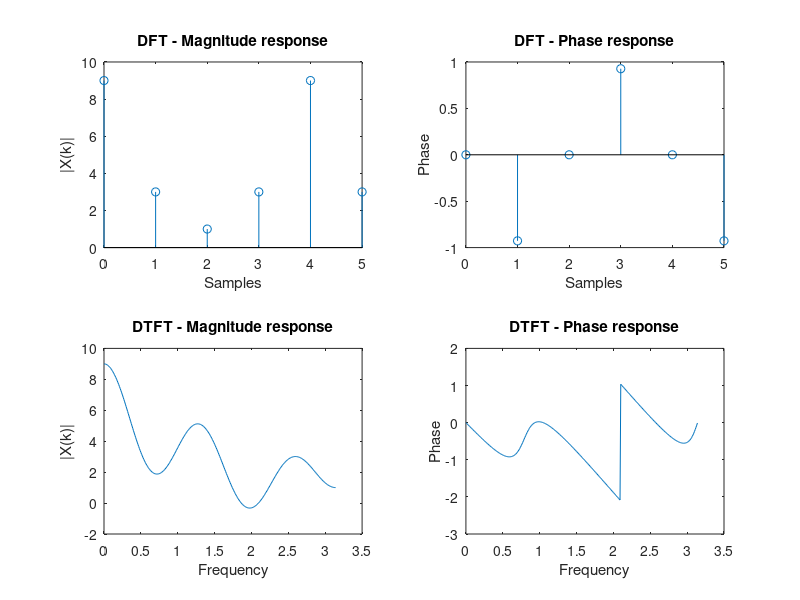

Reproduce this figure in MATLAB. (Note: this script raises an error after producing the figure.)
%                           DSP

% Name : Darniss 

%% 1. Obtain the DTFT and DFT for the causal signal 𝑥(𝑛) = {3,2,1,0,1,2}
% and plot the absolute and angle values in the frequency range 0 ≤ 𝜔 ≤ 𝜋 as
% 2x2 subplots with appropriate titles and labels.

close all;
clc;
clear all;


x = [3 2 1 0 1 2];  % input sequence
N = length(x);
X = zeros(6,1);
w=0:0.01:pi;
% DFT
for k = 0:N-1
    for n = 0:N-1
        X(k+1) = X(k+1) + x(n+1)*exp(-j*pi/2*n*k);  % dft algorithm
    end
end
t = 0:N-1;
% plot
subplot(221)
stem(t,X)
xlabel('Samples');
ylabel('|X(k)|');
title('DFT - Magnitude response')

subplot(222)
stem(t,angle(X))
xlabel('Samples');
ylabel('Phase');
title('DFT - Phase response')

clear
% DTFT
disp("yes")
x = [3 2 1 0 1 2];  % input sequence
n = 0:5;
w=0:0.01:pi;

for i=1:length(w);
    X(i)=0;
    for k=1:length(x);
          X(i)=X(i)+x(k).*exp(-j.*w(i).*n(k));
      end
end

% plot
subplot(223)
plot(w,X)
xlabel('Frequency');
ylabel('|X(k)|');
title('DTFT - Magnitude response')

subplot(224)
plot(w,angle(X))
xlabel('Frequency');
ylabel('Phase');
title('DTFT - Phase response')





%% 2. Repeat the above by plotting the absolute and angle values in the frequency
% range 0 ≤ 𝜔 ≤ 𝜋 of both the DTFT and DFT in the same plot as 2x1 subplots
% with appropriate titles, labels and legends.


x = [3 2 1 0 1 2];

n1 = 0:5;
y1 = x(1:6);
Y1 = dft(y1,length(x));
magY1 = abs(Y1);
angY1= angle(Y1);

k1 = 0:1:length(x)-1;
N = length(x);
w1 = (2*pi/N)*k1;%linspace(-pi,pi,N); % (2*pi/N)*k1;
w0= (2*pi/N)*k1;
disp(w0)
disp(w1)

%Discrete-time Fourier Transform
K = 500;
k = 0:1:K;
w = linspace(-pi,pi,500);%2*pi*k/K; %plot DTFT in [0,2pi];
X = y1*exp(-j*n1'*w);

magX = abs(X);
angX= angle(X);


% Plot
subplot(2,1,2)
stem(n1,y1);
stem(w1/pi,angY1);
title('Phase Spectra');
xlabel('Frequency in pi units');
ylabel('Angle');
hold on 
plot(w/pi,angX);
hold off
xlim([0 1])

disp(length(w1))
subplot(2,1,1);
stem(w1/pi,magY1);
title('Magnitude Spectra');
xlabel('Frequency in pi units');
ylabel('Magnitude');
hold on 
plot(w/pi,magX);
hold off
xlim([0 1])




%% 3. Artificially increase the length of x(n) to 64 and repeat the same of
% question 1. What do you infer from the plots?

close all;
clc;
clear all;

inp= randi([1 10],64);
disp(length(inp))

n = 0:64;
x =[inp];

n1 = 0:63;
y1 = x(1:64);
Y1 = dft(y1,length(x));
magY1 = abs(Y1);
angY1= angle(Y1);

k1 = 0:1:length(x)-1;%0:1:length(x)-1;
N = length(x);
w1 = (2*pi/N)*k1;%linspace(-pi,pi,N); % (2*pi/N)*k1;
w0= (2*pi/N)*k1;
disp(w0)
disp(w1)

%Discrete-time Fourier Transform
K = 500;
k = 0:1:K;
w = linspace(-pi,pi,500);%2*pi*k/K; %plot DTFT in [0,2pi];
X = y1*exp(-j*n1'*w);

magX = abs(X);
angX= angle(X);


% Plot
subplot(2,1,2)
stem(n1,y1);
stem(w1/pi,angY1);
title('Phase Spectra');
xlabel('Frequency in pi units');
ylabel('Angle');
hold on 
plot(w/pi,angX);
hold off
xlim([0 1])

disp(length(w1))
subplot(2,1,1);
stem(w1/pi,magY1);
title('Magnitude Spectra');
xlabel('Frequency in pi units');
ylabel('Magnitude');
hold on 
plot(w/pi,magX);
hold off
xlim([0 1])

disp("Comments:")
disp("Increasing the sampling rate increases the frequency of the waveform")


%% 4 Obtain the DTFT and DFT for the causal signal
% 𝑥(𝑛)=cos(0.48𝜋𝑛)+sin(0.52𝜋𝑛+𝜋), 0≤𝑛≤15 6
% and plot the absolute and angle values in the frequency range 0 ≤ 𝜔 ≤ 𝜋 in
% the same plot as 2x1 subplots with appropriate titles, labels and legends.

close all;
clc;
clear all;


n = 0:15;
x = cos(0.48*pi*n) + sin(0.52*pi*n+ pi/6);

n1 = 0:15;
y1 = x(1:16);
Y1 = dft(y1,length(x));
magY1 = abs(Y1);
angY1= angle(Y1);

k1 = 0:1:length(x)-1;%0:1:length(x)-1;
N = length(x);
w1 = (2*pi/N)*k1;%linspace(-pi,pi,N); % (2*pi/N)*k1;
w0= (2*pi/N)*k1;
disp(w0)
disp(w1)

%Discrete-time Fourier Transform
K = 500;
k = 0:1:K;
w = linspace(-pi,pi,500);%2*pi*k/K; %plot DTFT in [0,2pi];
X = y1*exp(-j*n1'*w);

magX = abs(X);
angX= angle(X);


% Plot
subplot(2,1,2)
stem(n1,y1);
stem(w1/pi,angY1);
title('Phase Spectra');
xlabel('Frequency in pi units');
ylabel('Angle');
hold on 
plot(w/pi,angX);
hold off
xlim([0 1])

disp(length(w1))
subplot(2,1,1);
stem(w1/pi,magY1);
title('Magnitude Spectra');
xlabel('Frequency in pi units');
ylabel('Magnitude');
hold on 
plot(w/pi,magX);
hold off
xlim([0 1])







%% 5. Repeat the above for samples 0 ≤ 𝑛 ≤ 127 and repeat the same of question 4.
% What do you infer from the plots?
close all;
clc;
clear all;



n = 0:127;
x = cos(0.48*pi*n) + sin(0.52*pi*n+ pi/6);

n1 = 0:127;
y1 = x(1:128);
Y1 = dft(y1,length(x));
magY1 = abs(Y1);
angY1= angle(Y1);

k1 = 0:1:length(x)-1;%0:1:length(x)-1;
N = length(x);
w1 = (2*pi/N)*k1;%linspace(-pi,pi,N); % (2*pi/N)*k1;
w0= (2*pi/N)*k1;
disp(w0)
disp(w1)

%Discrete-time Fourier Transform
K = 500;
k = 0:1:K;
w = linspace(-pi,pi,500);%2*pi*k/K; %plot DTFT in [0,2pi];
X = y1*exp(-j*n1'*w);

magX = abs(X);
angX= angle(X);


% Plot
subplot(2,1,2)
stem(n1,y1);
stem(w1/pi,angY1);
title('Phase Spectra');
xlabel('Frequency in pi units');
ylabel('Angle');
hold on 
plot(w/pi,angX);
hold off
xlim([0 1])

disp(length(w1))
subplot(2,1,1);
stem(w1/pi,magY1);
title('Magnitude Spectra');
xlabel('Frequency in pi units');
ylabel('Magnitude');
hold on 
plot(w/pi,magX);
hold off
xlim([0 1])


% comments
disp("Inference")
disp("The more samples that are taken, the more detail about where the waves rise and fall is recorded")


%% 6.  The first six values of the 10-point DFT of a real-valued sequence x(n) 
% are given as 𝑋(𝑘) = {10, −2 + 𝑗3,3 + 𝑗4,2 − 𝑗3,4 + 𝑗5,12}
% Compute x(n).

close all;
clc;
clear all;

N=10;
xk= [10 -2+3j 3+4j 2-3j 4+5j 12];
n= length(xk);
xk1=[];
for k=1:N-n
    xk1(k)=conj(xk(k));
    
end

XK=[xk flip(xk1)];
% disp(XK)
Y = idft(XK,N);

subplot(211)
stem(abs(XK))
title('DFT');
disp('DFT of input sequence is ');
disp(abs(XK))

subplot(212)
stem(abs(Y))
%stem(fftshift(Y))
title('IDFT');
disp('IDFT of input sequence is ');
disp(abs(Y))







%% 7. From the DFT of x(n) in question 6, and using the DFT properties, obtain the
% DFTs of the following sequences and verify the results:

close all;
clc;
clear all;

x = [4.2297 1.2700 1.7064 1.6798 3.0347 1.5264 0.8064 0.6967 3.1605 0.8943];
disp('Input sequence')
disp(x)
N = length(x); %data length
n=1:10;
W = exp(-j*pi*2/N);
X = fft(x);

disp("Welcome to Properties of DFT")
disp("1) x1(n)=x((n−2))")
disp("2)  x2(n) = x((n + 5))")
disp("3) x3(n)=x((2−n))")
disp("4) x4(n)=x((−n−3))");
disp("5) x5(n)=x(n)∙x((−n))")
disp("6) x6(n)=x(n)e4𝜋𝑛/5")

option=input('Enter Your Option : ');

% disp(option);

switch option
    case 1
        disp('a) x1(n)=x((n−2)) Time Shifting property')
        k = 0:N-1; % frequency index
        m = -2; % number of shift
        Y= W.^(-m*k) .* X;
        y= ifft(Y);
        subplot(211)
        stem(x)
        title('Original Signal');
        subplot(212)
        stem(y)
        title('Shifted Signal');
    case 2
        disp('b) x2(n) = x((n + 5)) Time Shifting property')
        k = 0:N-1; % frequency index
        m = 5; % number of shift
        Y= W.^(-m*k) .* X;
        y= ifft(Y);
        subplot(211)
        stem(x)
        title('Original Signal');
        subplot(212)
        stem(y)
        title('Shifted Signal');
    case 3
        disp('c) x3(n)=x((2−n)) Time Reversal property wrong')
        y2= [X(1) flip(X(2:end))];
        k = 0:N-1; % frequency index
        m = 2; % number of shift
        X2=fft(y2);
        Y= W.^(-m*k) .* y2;
        y= ifft(Y);        
        subplot(211)
        stem(x)
        title('Original Signal');
        subplot(212)
        stem(n,y)
        title('Time reversed and shifted Signal');        
    case 4
        disp('d) x4(n)=x((−n−3)) Time Reversal property wrong')
        y2=[X(1) flip(X(2:end))];
        k = 0:N-1; % frequency index
        m = -3; % number of shift
        X2=fft(y2);
        Y= W.^(-m*k) .* y2;
        y= ifft(Y);        
        subplot(211)
        stem(x)
        title('Original Signal');
        subplot(212)
        stem(n,y)
        title('Time reversed and shifted Signal');  
    case 5
        disp('e) x5(n)=x(n)∙x((−n)) Multiplication property')
        rev= [X(1) flip(X(2:end))];
        rev0=ifft(rev);
        con= cconv(rev,X,N)/N;
        an=ifft(con);
        subplot(211)
        stem(x)
        title('Original Signal');
        subplot(212)
        stem(n,an)
        title('Multiplied Signal');         

    case 6
        disp('f) x6(n)=x(n)e4𝜋𝑛/5 Frequency Shifting property')
        k = 0:N-1; % frequency index
        m=4;
        y=W.^(m*k) .* X;
        y2=ifft(y);
        disp(y2)
        subplot(211)
        stem(x)
        title('Original Signal');
        subplot(212)
        stem(n,y2)
        title('Frequency shifted Signal');       

    otherwise
        warning('Please Enter the correct number')
end





%% 8. From the DFT of x(n) in question 6, and using the DFT properties, obtain the following sequences:
% 𝑎) 𝑦1(𝑛)=10−𝑝𝑜𝑖𝑛𝑡𝑐𝑜𝑛𝑣𝑜𝑙𝑢𝑡𝑖𝑜𝑛𝑜𝑓𝑜𝑓𝑥(𝑛)𝑤𝑖𝑡h𝑥((−𝑛))10.
% 𝑏) 𝑦2(𝑛)=𝑙𝑖𝑛𝑒𝑎𝑟𝑐𝑜𝑛𝑣𝑜𝑙𝑢𝑡𝑖𝑜𝑛𝑜𝑓𝑥(𝑛)𝑤𝑖𝑡h𝑥((−𝑛))10.
% Plot the linear convolution obtained by the above method and obtained using the conv function.

close all;
clc;
clear all;

x = [4.2297 1.2700 1.7064 1.6798 3.0347 1.5264 0.8064 0.6967 3.1605 0.8943];
disp('Input sequence')
disp(x)
N = length(x); %data length
n=1:10;
W = exp(-j*pi*2/N);
X = fft(x);
rev= [X(1) flip(X(2:end))];
rev0=ifft(rev);

disp("Question 8")
option=input('Enter Your Option (1 or 2) : ');
%  disp(option);

switch option
    case 1
        circular= cconv(x,rev0,N);        
        mul=rev.*X;
        disp(ifft(mul))
        disp(circular)
        subplot(211)
        stem(circular)
        title('Circularly convoluted Signal');
        subplot(212)
        stem(ifft(mul))
        title('Multiplication of DFT of x(n) and x(-n)');          
        

    case 2
        
        linear= conv(x,rev0,"same");
        mul=rev.*X;

        disp(ifft(mul))
        disp(linear)   
        subplot(211)
        stem(linear)
        title('Linearly convoluted Signal');
        subplot(212)
        stem(ifft(mul))
        title('Multiplication of DFT of x(n) and x(-n)');    

    otherwise
        warning('Please Enter the correct number')
end





%% 9.  An analog signal 𝑥(𝑡) = 4 + 2 cos (150𝜋𝑡 + 𝜋) + 4𝑠𝑖𝑛(350𝜋𝑡) is sampled by a 3
% sampling frequency 𝑓 = 400 𝑠𝑎𝑚𝑝𝑙𝑒𝑠/𝑠 to obtain the discrete-time signal x(n). 𝑠
% Compute the signal x(n) and its corresponding DFT 𝑋(𝑘). Plot the magnitude
% of DFT in terms of π units as well as actual frequency (Hz) using stem plot.

close all;
clc;
clear all;


Fs = 400;            % Sampling frequency                    
T = 1/Fs;             % Sampling period       
Fn=Fs/2;
t=0:1/Fs:5;%(0:L-1)*T; % Time vector


x = 4+2*cos(150*pi*t + pi/3)+ 4*sin(350*pi*t);
L = length(x); % Length of signal
disp(L)
tim = linspace(0, L, L)*T; 
Y = fft(x);

P2 = abs(Y/L);
P1 = P2(1:L/2+1);
P1(2:end-1) = 2*P1(2:end-1);

% f = Fs*(0:(L/2))/L;
% disp(length(f))
% w= linspace(-pi,pi,L/2+.5);
Fvrs = linspace(0, 1, fix(L/2)+1)*pi; 
FvHz = linspace(0, 1, fix(L/2)+1)*Fn; 

figure(1)
plot(tim,x(1: length(tim)))
xlim([0 5])

figure(2)
subplot(211)
plot(FvHz,abs(P1(1:length(FvHz)))*2) 
title('DFT')
xlabel('f (Hz)')
ylabel('Magnitude')


subplot(212)
plot(Fvrs,abs(P1(1:length(Fvrs)))*2) 
title('DFT')
xlabel('f in pi units')
ylabel('Magnitude')








%% 10. Repeat the above for a sampling frequency 𝑓 = 200 𝑠𝑎𝑚𝑝𝑙𝑒𝑠/𝑠. What do you infer 𝑠
% from the plots of this and the previous question’s (question 9) plot? Comment on this.
 
close all;
clc;
clear all;


Fs = 200;            % Sampling frequency                    
T = 1/Fs;             % Sampling period       
Fn=Fs/2;
t=0:1/Fs:5;%(0:L-1)*T; % Time vector


x = 4+2*cos(150*pi*t + pi/3)+ 4*sin(350*pi*t);
L = length(x); % Length of signal
disp(L)
tim = linspace(0, L, L)*T; 
Y = fft(x);

P2 = abs(Y/L);
P1 = P2(1:L/2+1);
P1(2:end-1) = 2*P1(2:end-1);

% f = Fs*(0:(L/2))/L;
% disp(length(f))
% w= linspace(-pi,pi,L/2+.5);
Fvrs = linspace(0, 1, fix(L/2)+1)*pi; 
FvHz = linspace(0, 1, fix(L/2)+1)*Fn; 


figure(1)
plot(tim,x(1: length(tim)))
xlim([0 5])

figure(2)
subplot(211)
plot(FvHz,abs(P1(1:length(FvHz)))*2) 
title('DFT')
xlabel('f (Hz)')
ylabel('Magnitude')


subplot(212)
plot(Fvrs,abs(P1(1:length(Fvrs)))*2) 
title('DFT')
xlabel('f in pi units')
ylabel('Magnitude')


% comments
disp("Comments:")
disp("As the sampling frequency decreases, the signal separation also decreases.")








